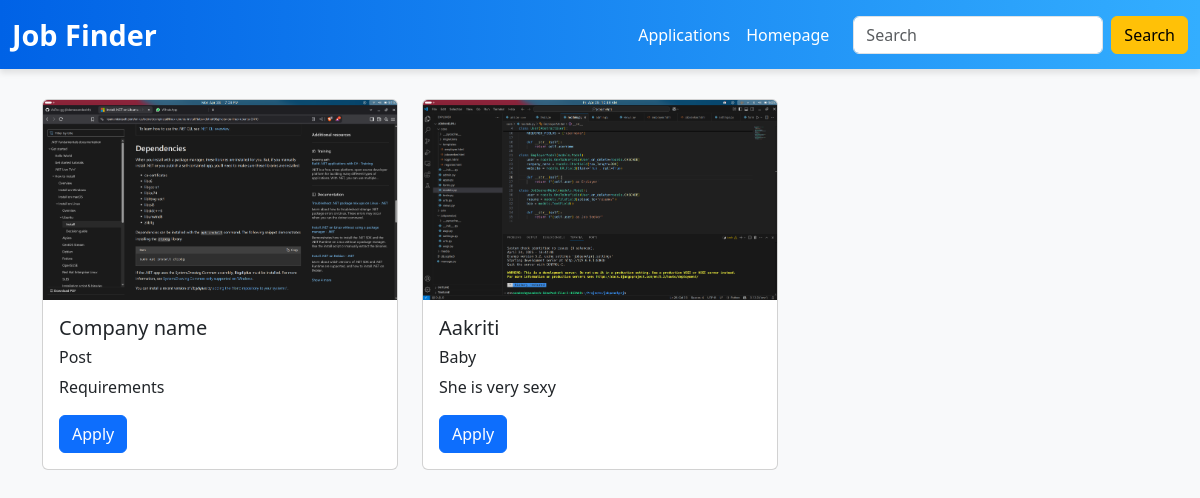
Screenshot of /jobseeker/ (signed in) with the database file from the repository.
### core/models.py (models this page shows, shortened)
class EmployerModel(models.Model):
    user = models.ForeignKey(User,on_delete=models.CASCADE)
    company_name = models.CharField(max_length=300)
    website = models.URLField(blank=True , null=True)
    company_logo = models.ImageField(upload_to='company/')
    recruitment_requirements = models.TextField(max_length=50)
    post = models.CharField(max_length=100)
    created_at = models.DateField(auto_now_add=True)

### core/views.py (the view)
# urls.py: path('jobseeker/',jobseekerhomepage,name = 'jobseeker'),
def jobseekerhomepage(request):
    if request.user.role == 'job_seeker':
        query = request.GET.get('q')
        if query:
            data = EmployerModel.objects.filter(company_name=query)  # or user__username etc.
        else:
            data = EmployerModel.objects.all().order_by('created_at')
        context = {'employerdata':data}
        return render(request,'jobseeker.html',context)
    return redirect('login')

### core/templates/jobseeker.html (shortened to what this page needs)
<!DOCTYPE html>
<html lang="en">
<head>
  <link href="https://cdn.jsdelivr.net/npm/bootstrap@5.3.5/dist/css/bootstrap.min.css" rel="stylesheet">
</head>
<body>
  <nav class="navbar navbar-expand-lg navbar-dark bg-dark">
    <div class="container-fluid">
      <a class="navbar-brand" href="#">Job Finder</a>
      <div class="collapse navbar-collapse" id="navbarSupportedContent">
        <ul class="navbar-nav ms-auto mb-2 mb-lg-0">
          <li class="nav-item">
            <a class="nav-link" href="{% url 'applications' %}">Applications</a>
          </li>
          <li class="nav-item">
            <a class="nav-link" href="{% url 'jobseeker' %}">Homepage</a>
          </li>
        </ul>
        <form class="d-flex ms-3" role="search">
          <input class="form-control me-2" type="search" name='q' placeholder="Search" aria-label="Search">
          <button class="btn btn-warning" type="submit">Search</button>
        </form>
      </div>
    </div>
  </nav>
<div class="container">
  <div class="row">
    {% for i in employerdata %}
    <div class="col-md-4 d-flex align-items-stretch mb-4">
      <div class="card w-100">
        <img src="{{ i.company_logo.url }}" class="card-img-top" alt="{{ i.company_name }}" style="height: 200px; object-fit: cover;">
        <div class="card-body d-flex flex-column">
          <h5 class="card-title">{{ i.company_name }}</h5>
          <h6 class="card-title">{{ i.post}}</h6>
          <p class="card-text">{{ i.recruitment_requirements|truncatechars:100 }}</p>
          <div class="mt-auto">
            <a href="{%url 'apply' pk=i.id%}"><button type="submit" class="btn btn-primary">Apply</button></a>
          </div>
        </div>
      </div>
    </div>
    {% endfor %}
  </div>
</div>
</body>
</html>

### core/templates/jobseeker.html (style rules this page uses)
body { background-color: #f8f9fa; }
.card { transition: transform 0.3s, box-shadow 0.3s; }
.navbar { margin-bottom: 30px; box-shadow: 0 4px 6px rgba(0,0,0,0.1); background: linear-gradient(90deg, #0062E6, #33AEFF); }
.navbar-brand { font-weight: bold; font-size: 1.8rem; }
.nav-link { color: white !important; font-weight: 500; }
.form-control { width: 250px; }

### rows the page displays
EmployerModel: company_logo (picture), company_name "Company name", post "Post", recruitment_requirements "Requirements"
EmployerModel: company_logo (picture), company_name "Aakriti", post "Baby", recruitment_requirements "She is very sexy"
